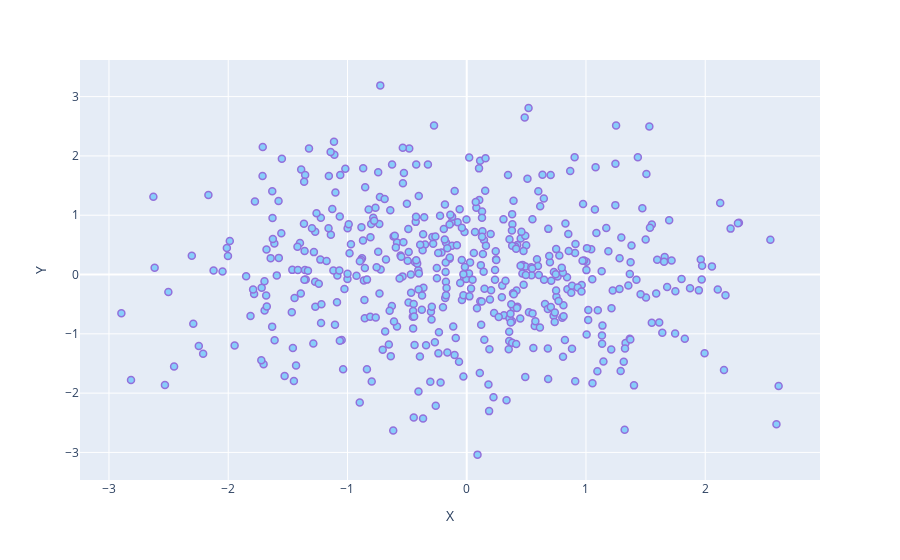

Notebook code for this chart:
### Code cell
import pandas as pd
import plotly.express as px
import numpy as np

x_arr = np.random.randn(500)
y_arr = np.random.randn(500)

df = pd.DataFrame({'X': x_arr.tolist(),
'Y': y_arr.tolist()})

fig = px.scatter(df, x= 'X', y= 'Y')
fig.update_traces(marker=dict(size=7,
                                color= 'LightSkyBlue',
                              line=dict(width=1.5,
                                        color='MediumPurple')),
                  selector=dict(mode='markers'))

### Figure 1 — Plotly figure (JSON) as saved in the notebook; plotly's stock layout.template omitted (floating-point values rounded to 4 significant figures; data arrays with more than 128 entries replaced by an {"elided": "..."} marker saying what was removed)
{"data": [{"hovertemplate": "X=%{x}<br>Y=%{y}<extra></extra>", "legendgroup": "", "marker": {"color": "LightSkyBlue", "line": {"color": "MediumPurple", "width": 1.5}, "size": 7, "symbol": "circle"}, "mode": "markers", "name": "", "orientation": "v", "showlegend": false, "type": "scatter", "x": {"elided": "500 float values"}, "xaxis": "x", "y": {"elided": "500 float values"}, "yaxis": "y"}], "layout": {"legend": {"tracegroupgap": 0}, "margin": {"t": 60}, "xaxis": {"anchor": "y", "domain": [0, 1], "title": {"text": "X"}}, "yaxis": {"anchor": "x", "domain": [0, 1], "title": {"text": "Y"}}}}
